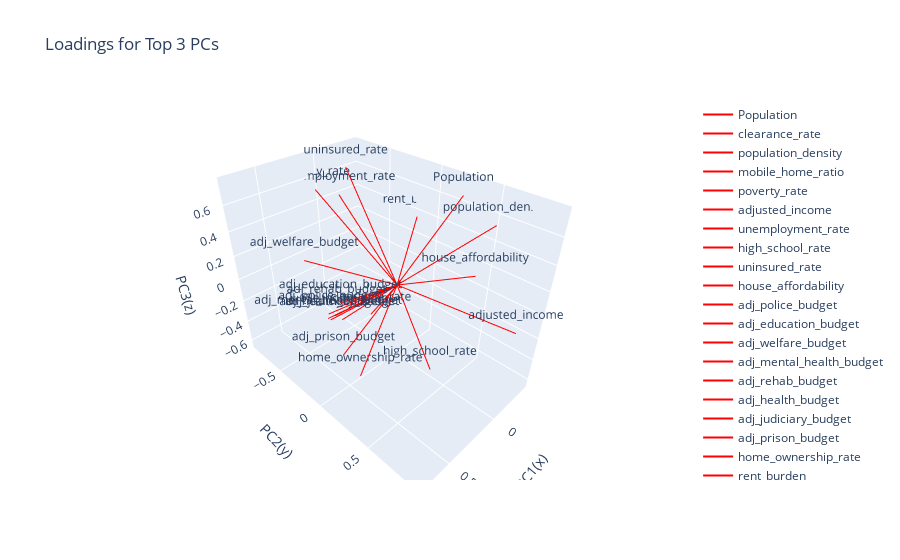

The code cell stored with this chart in its notebook:
### Code cell
import numpy as np
import plotly.graph_objects as go

# `loadings` is PCA.components_.T
scaling_factor = 2
fig = go.Figure()

# Add loadings for top 3 PCs
for i, feature in enumerate(X_train.columns):
    fig.add_trace(
        go.Scatter3d(
            x=[0, loadings["PC1"].iloc[i] * scaling_factor],
            y=[0, loadings["PC2"].iloc[i] * scaling_factor],
            z=[0, loadings["PC3"].iloc[i] * scaling_factor],
            mode="lines+text",
            line=dict(color="red", width=2),
            text=[None, feature],
            name=feature,
        )
    )

# Update the layout
fig.update_layout(
    title="Loadings for Top 3 PCs",
    scene=dict(xaxis_title="PC1(x)", yaxis_title="PC2(y)", zaxis_title="PC3(z)"),
)
fig.show()

### Figure 1 — Plotly figure (JSON) as saved in the notebook; plotly's stock layout.template omitted (floating-point values rounded to 4 significant figures)
{"data": [{"line": {"color": "red", "width": 2}, "mode": "lines+text", "name": "Population", "text": [null, "Population"], "type": "scatter3d", "x": [0, -0.2004], "y": [0, 0.3593], "z": [0, 0.7524]}, {"line": {"color": "red", "width": 2}, "mode": "lines+text", "name": "clearance_rate", "text": [null, "clearance_rate"], "type": "scatter3d", "x": [0, -0.03015], "y": [0, -0.3202], "z": [0, -0.4696]}, {"line": {"color": "red", "width": 2}, "mode": "lines+text", "name": "population_density", "text": [null, "population_density"], "type": "scatter3d", "x": [0, -0.2398], "y": [0, 0.5989], "z": [0, 0.6183]}, {"line": {"color": "red", "width": 2}, "mode": "lines+text", "name": "mobile_home_ratio", "text": [null, "mobile_home_ratio"], "type": "scatter3d", "x": [0, 0.1182], "y": [0, -0.619], "z": [0, -0.5703]}, {"line": {"color": "red", "width": 2}, "mode": "lines+text", "name": "poverty_rate", "text": [null, "poverty_rate"], "type": "scatter3d", "x": [0, 0.05038], "y": [0, -0.8338], "z": [0, 0.5102]}, {"line": {"color": "red", "width": 2}, "mode": "lines+text", "name": "adjusted_income", "text": [null, "adjusted_income"], "type": "scatter3d", "x": [0, -0.1804], "y": [0, 0.8947], "z": [0, -0.03442]}, {"line": {"color": "red", "width": 2}, "mode": "lines+text", "name": "unemployment_rate", "text": [null, "unemployment_rate"], "type": "scatter3d", "x": [0, -0.03751], "y": [0, -0.6591], "z": [0, 0.4959]}, {"line": {"color": "red", "width": 2}, "mode": "lines+text", "name": "high_school_rate", "text": [null, "high_school_rate"], "type": "scatter3d", "x": [0, 0.1207], "y": [0, 0.4546], "z": [0, -0.4595]}, {"line": {"color": "red", "width": 2}, "mode": "lines+text", "name": "uninsured_rate", "text": [null, "uninsured_rate"], "type": "scatter3d", "x": [0, -0.005548], "y": [0, -0.5254], "z": [0, 0.7535]}, {"line": {"color": "red", "width": 2}, "mode": "lines+text", "name": "house_affordability", "text": [null, "house_affordability"], "type": "scatter3d", "x": [0, -0.07631], "y": [0, 0.6004], "z": [0, 0.3231]}, {"line": {"color": "red", "width": 2}, "mode": "lines+text", "name": "adj_police_budget", "text": [null, "adj_police_budget"], "type": "scatter3d", "x": [0, 0.7456], "y": [0, 0.1405], "z": [0, 0.2227]}, {"line": {"color": "red", "width": 2}, "mode": "lines+text", "name": "adj_education_budget", "text": [null, "adj_education_budget"], "type": "scatter3d", "x": [0, 0.6803], "y": [0, 0.1788], "z": [0, 0.2917]}, {"line": {"color": "red", "width": 2}, "mode": "lines+text", "name": "adj_welfare_budget", "text": [null, "adj_welfare_budget"], "type": "scatter3d", "x": [0, 0.5787], "y": [0, -0.3013], "z": [0, 0.3314]}, {"line": {"color": "red", "width": 2}, "mode": "lines+text", "name": "adj_mental_health_budget", "text": [null, "adj_mental_health_budget"], "type": "scatter3d", "x": [0, 0.7233], "y": [0, 0.1023], "z": [0, 0.1545]}, {"line": {"color": "red", "width": 2}, "mode": "lines+text", "name": "adj_rehab_budget", "text": [null, "adj_rehab_budget"], "type": "scatter3d", "x": [0, 0.6913], "y": [0, 0.154], "z": [0, 0.2493]}, {"line": {"color": "red", "width": 2}, "mode": "lines+text", "name": "adj_health_budget", "text": [null, "adj_health_budget"], "type": "scatter3d", "x": [0, 0.748], "y": [0, 0.1606], "z": [0, 0.1914]}, {"line": {"color": "red", "width": 2}, "mode": "lines+text", "name": "adj_judiciary_budget", "text": [null, "adj_judiciary_budget"], "type": "scatter3d", "x": [0, 0.6161], "y": [0, 0.1042], "z": [0, 0.08437]}, {"line": {"color": "red", "width": 2}, "mode": "lines+text", "name": "adj_prison_budget", "text": [null, "adj_prison_budget"], "type": "scatter3d", "x": [0, 0.4646], "y": [0, -0.09965], "z": [0, -0.4576]}, {"line": {"color": "red", "width": 2}, "mode": "lines+text", "name": "home_ownership_rate", "text": [null, "home_ownership_rate"], "type": "scatter3d", "x": [0, 0.4071], "y": [0, 0.01806], "z": [0, -0.6354]}, {"line": {"color": "red", "width": 2}, "mode": "lines+text", "name": "rent_burden", "text": [null, "rent_burden"], "type": "scatter3d", "x": [0, -0.3944], "y": [0, -0.1726], "z": [0, 0.3571]}], "layout": {"scene": {"xaxis": {"title": {"text": "PC1(x)"}}, "yaxis": {"title": {"text": "PC2(y)"}}, "zaxis": {"title": {"text": "PC3(z)"}}}, "title": {"text": "Loadings for Top 3 PCs"}}}
